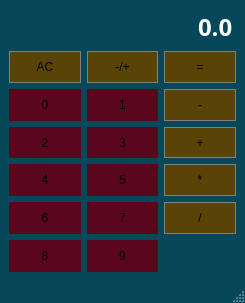
<?xml version="1.0" encoding="UTF-8"?>
<ui version="4.0">
 <class>Calculator</class>
 <widget class="QMainWindow" name="Calculator">
  <property name="geometry">
   <rect>
    <x>0</x>
    <y>0</y>
    <width>245</width>
    <height>303</height>
   </rect>
  </property>
  <property name="windowTitle">
   <string>Calculator</string>
  </property>
  <property name="styleSheet">
   <string notr="true">QMainWindow
{
	background-color: #07475a;
}</string>
  </property>
  <widget class="QWidget" name="centralwidget">
   <property name="styleSheet">
    <string notr="true">QWidget
{
	background-color: #07475a;
}</string>
   </property>
   <layout class="QGridLayout" name="gridLayout">
    <item row="5" column="1">
     <widget class="QPushButton" name="Button7">
      <property name="sizePolicy">
       <sizepolicy hsizetype="Preferred" vsizetype="Preferred">
        <horstretch>0</horstretch>
        <verstretch>0</verstretch>
       </sizepolicy>
      </property>
      <property name="styleSheet">
       <string notr="true">QPushButton 
{
	background-color: #5a071d;
	border: 1px #5a071d;
}

QPushButton::pressed
{
	background-color: rgb(165, 29, 45);
	border: 1px solid gray;
}</string>
      </property>
      <property name="text">
       <string>7</string>
      </property>
     </widget>
    </item>
    <item row="2" column="0">
     <widget class="QPushButton" name="Button0">
      <property name="sizePolicy">
       <sizepolicy hsizetype="Preferred" vsizetype="Preferred">
        <horstretch>0</horstretch>
        <verstretch>0</verstretch>
       </sizepolicy>
      </property>
      <property name="styleSheet">
       <string notr="true">QPushButton 
{
	background-color: #5a071d;
	border: 1px #5a071d;
}

QPushButton::pressed
{
	background-color: rgb(165, 29, 45);
	border: 1px solid gray;
}</string>
      </property>
      <property name="text">
       <string>0</string>
      </property>
     </widget>
    </item>
    <item row="4" column="1">
     <widget class="QPushButton" name="Button5">
      <property name="sizePolicy">
       <sizepolicy hsizetype="Preferred" vsizetype="Preferred">
        <horstretch>0</horstretch>
        <verstretch>0</verstretch>
       </sizepolicy>
      </property>
      <property name="styleSheet">
       <string notr="true">QPushButton 
{
	background-color: #5a071d;
	border: 1px #5a071d;
}

QPushButton::pressed
{
	background-color: rgb(165, 29, 45);
	border: 1px solid gray;
}</string>
      </property>
      <property name="text">
       <string>5</string>
      </property>
     </widget>
    </item>
    <item row="1" column="2">
     <widget class="QPushButton" name="ButtonEQ">
      <property name="sizePolicy">
       <sizepolicy hsizetype="Preferred" vsizetype="Preferred">
        <horstretch>0</horstretch>
        <verstretch>0</verstretch>
       </sizepolicy>
      </property>
      <property name="styleSheet">
       <string notr="true">QPushButton 
{
	background-color: #5a4307;
	border: 1px solid gray;
	padding: 5px;
}

QPushButton::pressed
{
	background-color: rgb(119, 118, 123);
	border: 1px solid gray;
	padding: 5px;
}</string>
      </property>
      <property name="text">
       <string>=</string>
      </property>
     </widget>
    </item>
    <item row="0" column="0" colspan="3">
     <widget class="QLineEdit" name="Display">
      <property name="sizePolicy">
       <sizepolicy hsizetype="Preferred" vsizetype="Preferred">
        <horstretch>0</horstretch>
        <verstretch>0</verstretch>
       </sizepolicy>
      </property>
      <property name="font">
       <font>
        <family>Ubuntu Mono</family>
        <pointsize>18</pointsize>
        <bold>true</bold>
       </font>
      </property>
      <property name="autoFillBackground">
       <bool>false</bool>
      </property>
      <property name="styleSheet">
       <string notr="true">QLineEdit
{
	background-color: #07475a;
	border: solid #07475a;
	color: white;
}</string>
      </property>
      <property name="text">
       <string>0.0</string>
      </property>
      <property name="alignment">
       <set>Qt::AlignRight|Qt::AlignTrailing|Qt::AlignVCenter</set>
      </property>
     </widget>
    </item>
    <item row="5" column="2">
     <widget class="QPushButton" name="ButtonDIV">
      <property name="sizePolicy">
       <sizepolicy hsizetype="Preferred" vsizetype="Preferred">
        <horstretch>0</horstretch>
        <verstretch>0</verstretch>
       </sizepolicy>
      </property>
      <property name="styleSheet">
       <string notr="true">QPushButton 
{
	background-color: #5a4307;
	border: 1px solid gray;
	padding: 5px;
}

QPushButton::pressed
{
	background-color: rgb(119, 118, 123);
	border: 1px solid gray;
	padding: 5px;
}</string>
      </property>
      <property name="text">
       <string>/</string>
      </property>
     </widget>
    </item>
    <item row="3" column="2">
     <widget class="QPushButton" name="ButtonADD">
      <property name="sizePolicy">
       <sizepolicy hsizetype="Preferred" vsizetype="Preferred">
        <horstretch>0</horstretch>
        <verstretch>0</verstretch>
       </sizepolicy>
      </property>
      <property name="styleSheet">
       <string notr="true">QPushButton 
{
	background-color: #5a4307;
	border: 1px solid gray;
	padding: 5px;
}

QPushButton::pressed
{
	background-color: rgb(119, 118, 123);
	border: 1px solid gray;
	padding: 5px;
}</string>
      </property>
      <property name="text">
       <string>+</string>
      </property>
     </widget>
    </item>
    <item row="6" column="0">
     <widget class="QPushButton" name="Button8">
      <property name="sizePolicy">
       <sizepolicy hsizetype="Preferred" vsizetype="Preferred">
        <horstretch>0</horstretch>
        <verstretch>0</verstretch>
       </sizepolicy>
      </property>
      <property name="styleSheet">
       <string notr="true">QPushButton 
{
	background-color: #5a071d;
	border: 1px #5a071d;
}

QPushButton::pressed
{
	background-color: rgb(165, 29, 45);
	border: 1px solid gray;
}</string>
      </property>
      <property name="text">
       <string>8</string>
      </property>
     </widget>
    </item>
    <item row="6" column="1">
     <widget class="QPushButton" name="Button9">
      <property name="sizePolicy">
       <sizepolicy hsizetype="Preferred" vsizetype="Preferred">
        <horstretch>0</horstretch>
        <verstretch>0</verstretch>
       </sizepolicy>
      </property>
      <property name="styleSheet">
       <string notr="true">QPushButton 
{
	background-color: #5a071d;
	border: 1px #5a071d;
}

QPushButton::pressed
{
	background-color: rgb(165, 29, 45);
	border: 1px solid gray;
}</string>
      </property>
      <property name="text">
       <string>9</string>
      </property>
     </widget>
    </item>
    <item row="2" column="1">
     <widget class="QPushButton" name="Button1">
      <property name="sizePolicy">
       <sizepolicy hsizetype="Preferred" vsizetype="Preferred">
        <horstretch>0</horstretch>
        <verstretch>0</verstretch>
       </sizepolicy>
      </property>
      <property name="styleSheet">
       <string notr="true">QPushButton 
{
	background-color: #5a071d;
	border: 1px #5a071d;
}

QPushButton::pressed
{
	background-color: rgb(165, 29, 45);
	border: 1px solid gray;
}</string>
      </property>
      <property name="text">
       <string>1</string>
      </property>
     </widget>
    </item>
    <item row="1" column="1">
     <widget class="QPushButton" name="ButtonSGN">
      <property name="sizePolicy">
       <sizepolicy hsizetype="Preferred" vsizetype="Preferred">
        <horstretch>0</horstretch>
        <verstretch>0</verstretch>
       </sizepolicy>
      </property>
      <property name="styleSheet">
       <string notr="true">QPushButton 
{
	background-color: #5a4307;
	border: 1px solid gray;
	padding: 5px;
}

QPushButton::pressed
{
	background-color: rgb(119, 118, 123);
	border: 1px solid gray;
	padding: 5px;
}</string>
      </property>
      <property name="text">
       <string>-/+</string>
      </property>
     </widget>
    </item>
    <item row="4" column="0">
     <widget class="QPushButton" name="Button4">
      <property name="sizePolicy">
       <sizepolicy hsizetype="Preferred" vsizetype="Preferred">
        <horstretch>0</horstretch>
        <verstretch>0</verstretch>
       </sizepolicy>
      </property>
      <property name="styleSheet">
       <string notr="true">QPushButton 
{
	background-color: #5a071d;
	border: 1px #5a071d;
}

QPushButton::pressed
{
	background-color: rgb(165, 29, 45);
	border: 1px solid gray;
}</string>
      </property>
      <property name="text">
       <string>4</string>
      </property>
     </widget>
    </item>
    <item row="4" column="2">
     <widget class="QPushButton" name="ButtonMUL">
      <property name="sizePolicy">
       <sizepolicy hsizetype="Preferred" vsizetype="Preferred">
        <horstretch>0</horstretch>
        <verstretch>0</verstretch>
       </sizepolicy>
      </property>
      <property name="styleSheet">
       <string notr="true">QPushButton 
{
	background-color: #5a4307;
	border: 1px solid gray;
	padding: 5px;
}

QPushButton::pressed
{
	background-color: rgb(119, 118, 123);
	border: 1px solid gray;
	padding: 5px;
}</string>
      </property>
      <property name="text">
       <string>*</string>
      </property>
     </widget>
    </item>
    <item row="3" column="1">
     <widget class="QPushButton" name="Button3">
      <property name="sizePolicy">
       <sizepolicy hsizetype="Preferred" vsizetype="Preferred">
        <horstretch>0</horstretch>
        <verstretch>0</verstretch>
       </sizepolicy>
      </property>
      <property name="styleSheet">
       <string notr="true">QPushButton 
{
	background-color: #5a071d;
	border: 1px #5a071d;
}

QPushButton::pressed
{
	background-color: rgb(165, 29, 45);
	border: 1px solid gray;
}</string>
      </property>
      <property name="text">
       <string>3</string>
      </property>
     </widget>
    </item>
    <item row="3" column="0">
     <widget class="QPushButton" name="Button2">
      <property name="sizePolicy">
       <sizepolicy hsizetype="Preferred" vsizetype="Preferred">
        <horstretch>0</horstretch>
        <verstretch>0</verstretch>
       </sizepolicy>
      </property>
      <property name="styleSheet">
       <string notr="true">QPushButton 
{
	background-color: #5a071d;
	border: 1px #5a071d;
}

QPushButton::pressed
{
	background-color: rgb(165, 29, 45);
	border: 1px solid gray;
}</string>
      </property>
      <property name="text">
       <string>2</string>
      </property>
     </widget>
    </item>
    <item row="1" column="0">
     <widget class="QPushButton" name="ButtonAC">
      <property name="sizePolicy">
       <sizepolicy hsizetype="Preferred" vsizetype="Preferred">
        <horstretch>0</horstretch>
        <verstretch>0</verstretch>
       </sizepolicy>
      </property>
      <property name="styleSheet">
       <string notr="true">QPushButton 
{
	background-color: #5a4307;
	border: 1px solid gray;
	padding: 5px;
}

QPushButton::pressed
{
	background-color: rgb(119, 118, 123);
	border: 1px solid gray;
	padding: 5px;
}</string>
      </property>
      <property name="text">
       <string>AC</string>
      </property>
     </widget>
    </item>
    <item row="2" column="2">
     <widget class="QPushButton" name="ButtonSUB">
      <property name="enabled">
       <bool>true</bool>
      </property>
      <property name="sizePolicy">
       <sizepolicy hsizetype="Preferred" vsizetype="Preferred">
        <horstretch>0</horstretch>
        <verstretch>0</verstretch>
       </sizepolicy>
      </property>
      <property name="styleSheet">
       <string notr="true">QPushButton 
{
	background-color: #5a4307;
	border: 1px solid gray;
	padding: 5px;
}

QPushButton::pressed
{
	background-color: rgb(119, 118, 123);
	border: 1px solid gray;
	padding: 5px;
}</string>
      </property>
      <property name="text">
       <string>-</string>
      </property>
     </widget>
    </item>
    <item row="5" column="0">
     <widget class="QPushButton" name="Button6">
      <property name="sizePolicy">
       <sizepolicy hsizetype="Preferred" vsizetype="Preferred">
        <horstretch>0</horstretch>
        <verstretch>0</verstretch>
       </sizepolicy>
      </property>
      <property name="styleSheet">
       <string notr="true">QPushButton 
{
	background-color: #5a071d;
	border: 1px #5a071d;
}

QPushButton::pressed
{
	background-color: rgb(165, 29, 45);
	border: 1px solid gray;
}</string>
      </property>
      <property name="text">
       <string>6</string>
      </property>
     </widget>
    </item>
   </layout>
  </widget>
  <widget class="QMenuBar" name="menubar">
   <property name="geometry">
    <rect>
     <x>0</x>
     <y>0</y>
     <width>245</width>
     <height>22</height>
    </rect>
   </property>
  </widget>
  <widget class="QStatusBar" name="statusbar"/>
 </widget>
 <resources/>
 <connections/>
</ui>
